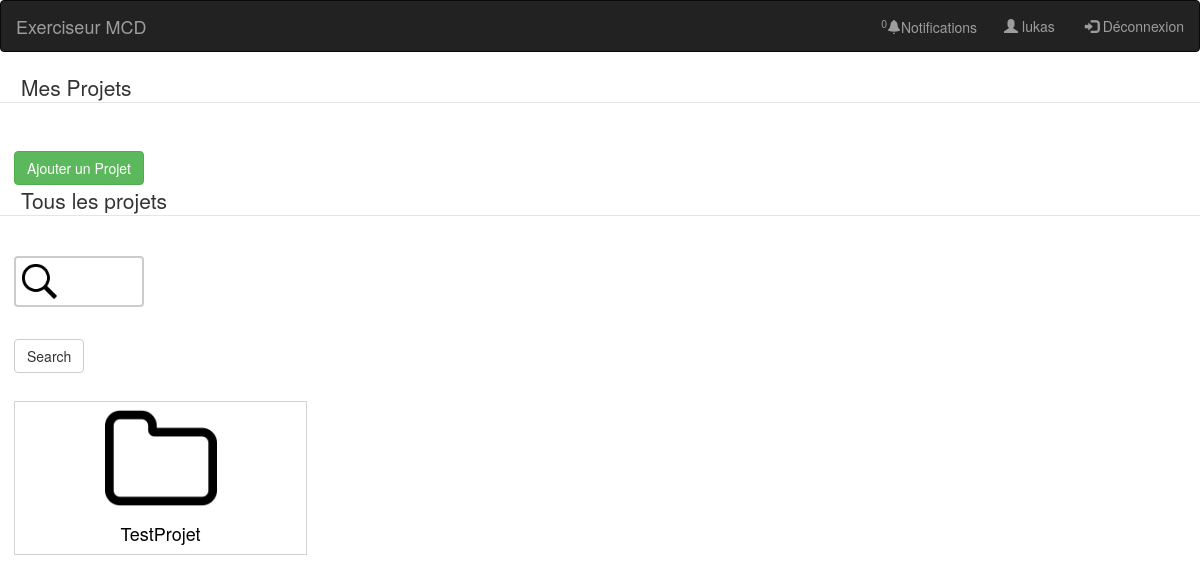
The page /projets/lukas/1/1 (signed in) on the database as committed earlier.
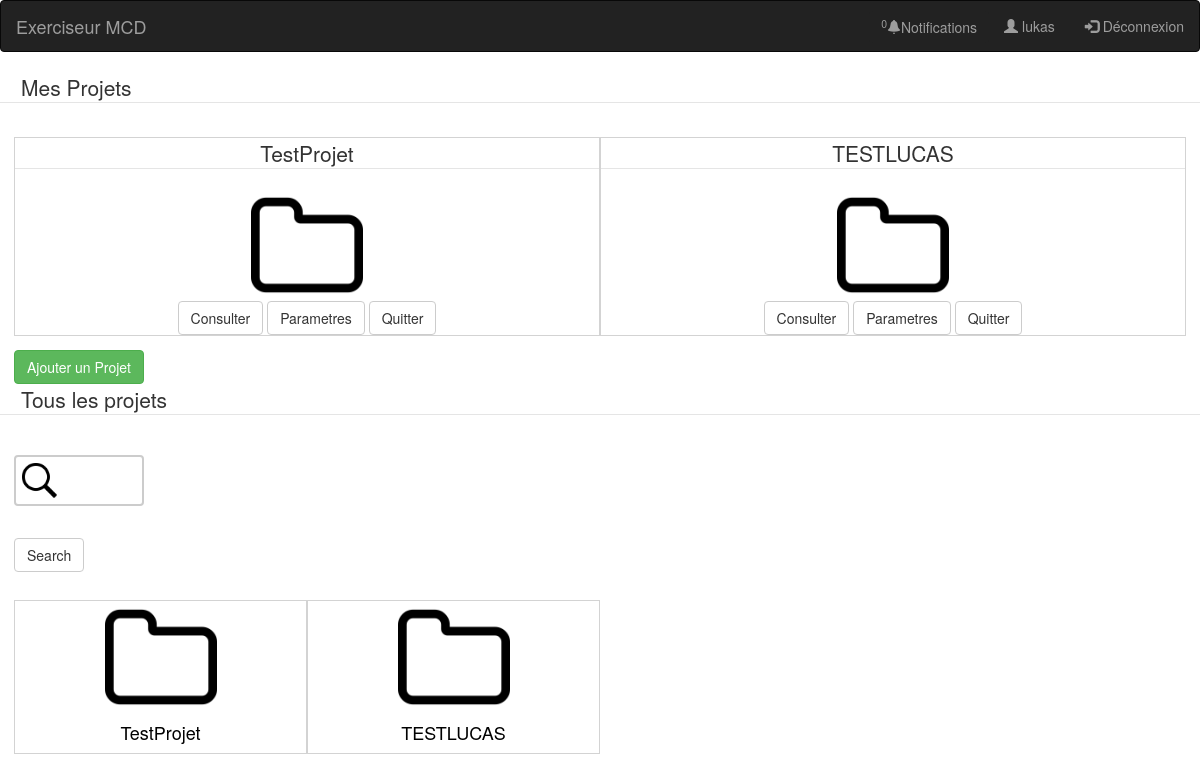
The same page on the database as committed later.
### projet/models.py (models this page shows, shortened)
class User(db.Model, UserMixin):
    prenom = db.Column(db.String(100))
    nom = db.Column(db.String(100))
    login = db.Column(db.String(100),primary_key=True)
    password = db.Column(db.String(100))
    mail = db.Column(db.String(100))
    image = db.Column(db.String(100))

class Projet(db.Model):
    id = db.Column(db.Integer, primary_key=True)
    nomProj = db.Column(db.String(100))
    nomMCD = db.Column(db.String(100))
    descProj = db.Column(db.String(500))
    mcd_textuel = db.Column(db.String(500))

### projet/views.py (the view)
@app.route("/projets/<string:username>/<int:n>/<int:i>",  methods=['GET', 'POST'])#accueil avec listes des projets de l'utilsateur et la liste de tous les projets de l'application
@login_required
def page_projets(username,n,i):
	proj=get_projet_user(username,i)
	projets=get_all_projets(n)
	droiteok=True
	if get_all_projets(n+1)==[]:
		droiteok=False
	droite2ok=True
	if get_projet_user(username,i+1)==[]:
		droite2ok=False
	search = SearchForm(request.form)
	if request.method == 'POST':
		return search_results(search,username)
	return render_template("accueil_projet.html",mesproj=proj,tousproj=projets,form=search,n=n,i=i,droite=droiteok,droite2=droite2ok,search=False,username=username,nbnotif=get_nb_notifications(username),notifs=get_notifications(username))

### projet/views.py
class SearchForm(Form):
	search = StringField('')

### projet/models.py (called while the page is built)
def get_nb_notifications(nom):
    return len(Notification.query.filter(Notification.destinataire==nom).all())

def get_notifications(nom):
    return Notification.query.filter(Notification.destinataire==nom).order_by(Notification.date.desc()).all()

@login_manager.user_loader
def load_user(login):
    return User.query.get(login)

def get_projet_user(username,n):
    p= Projet.query.join(Gerer).filter(Gerer.user_login==username).all()
    res=[]
    indice=0
    if len(p)<n*5-1:
        indice=len(p)
    else:
        indice=n*5-1
    if n==1:
        start=(n-1)*5
    else:
        start=(n-1)*5-1
    for i in range(start,indice):
        res.append(p[i])
    return res

def get_all_projets(n):
    p=Projet.query.all()
    res=[]
    indice=0
    if len(p)<n*5-1:
        indice=len(p)
    else:
        indice=n*5-n
    if n==1:
        start=(n-1)*5
    else:
        start=(n-1)*5-(n-1)
    for i in range(start,indice):
        res.append(p[i])
    return res

### projet/templates/accueil_projet.html (shortened to what this page needs)
{% extends "base_excerciseur.html" %}
{% block styles %}
{{ super() }}
  <link rel="stylesheet" href= "{{url_for('static',filename='accueil_projet.css') }}"/>
{% endblock %}
  {% block contain %}
  {% if current_user.login != username %}
    <h1>Vous n'avez pas le droit d'accéder à cette page</h1>
  {% else %}
  <fieldset>
    <legend>Mes Projets</legend>
    <section class="projets">
        {% for p in mesproj %}
        <div id="mesproj">
          <fieldset>
            <legend>{{p.nomProj}}</legend>
            <img src="{{url_for('static',filename='dossier.png')}}">
          </fieldset>
          <a href="{{ url_for('page_projet_perso',username = current_user.login,idProj=p.id) }}"><input class="btn btn-default" type="submit" value="Consulter"></a>
          <a href="{{url_for('parametresProj',username=current_user.login,nomProj=p.nomProj)}}"><input class="btn btn-default" type="submit" value="Parametres"></a>
          <a href="/projets/{{current_user.login}}/{{p.nomProj}}/quitter"><input class="btn btn-default" type="submit" value="Quitter"></a>
          </div>
        {% endfor %}
        </section>
        <a href="{{ url_for('add_projets', username=current_user.login) }}"><input class="btn btn-success" type="submit" value="Ajouter un Projet" id="ajoutproj"></a>
    </fieldset>
    <fieldset>
      <legend>Tous les projets</legend>
      {% from "_formhelpers.html" import render_field %}
      <div id=search>
      <form method=post>
      {{ render_field(form.search) }}
      <input class="btn btn-default" type=submit value=Search>
      </form>
      <section class="projets " id="pro">
        {% if search %}
        {% for i in range(tousproj|length) %}
        {% if i<(4) %}
        <div id="tousproj">
          <a href="{{url_for('description',username=current_user.login,nomProj=tousproj[i].nomProj)}}">
            <img src="{{url_for('static',filename='dossier.png')}}">
            <h4>{{tousproj[i].nomProj}}</h4>
          </a>
        </div>
        {% else %}
        <div id="tousproj" class="collapse" >
          <a href="{{url_for('description',username=current_user.login,nomProj=tousproj[i].nomProj)}}">
            <img src="{{url_for('static',filename='dossier.png')}}">
            <h4>{{tousproj[i].nomProj}}</h4>
          </a>
        </div>
        {% endif %}
        {% endfor %}
        {% else %}
        {% for p in tousproj %}
        <div id="tousproj">
          <a href="{{url_for('description',username=current_user.login,nomProj=p.nomProj)}}">
            <img src="{{url_for('static',filename='dossier.png')}}">
            <h4>{{p.nomProj}}</h4>
          </a>
        </div>
        {% endfor %}
        {% endif %}
      </section>
      </fieldset>
      {% endif %}
  {% endblock %}

### projet/templates/base_excerciseur.html (shortened to what this page needs)
<!DOCTYPE html>
<html>
<head>
{% block styles %}
    <link href="https://maxcdn.bootstrapcdn.com/bootstrap/3.3.7/css/bootstrap.min.css" rel="stylesheet">
    <link href="{{url_for('static',filename='base_exerciseur.css')}}" rel="stylesheet">
{% endblock %}
</head>
<body>
{% block navbar %}
<nav class="navbar navbar-inverse">
 <div class="container-fluid">
   <div class="navbar-header">
     <a href="/projets/{{username}}/1/1" class="navbar-brand">Exerciseur MCD</a>
   </div>
   <ul class="nav navbar-nav navbar-right">
     <li><button  class="btn btn-default " data-toggle="dropdown" aria-haspopup="true" aria-expanded="true" id="notif">Notifications></button>
     </li>
     <li><a href="{{url_for('accueil_compte')}}"><span class="glyphicon glyphicon-user"></span> {{current_user.login}}</a></li>
      <li><a href="{{url_for('deconnexion')}}"><span class="glyphicon glyphicon-log-in"></span> Déconnexion</a></li>
   </ul>
 </div>
</nav>
{% endblock %}
{% block contain %}
{% endblock %}
</body>
</html>

### projet/templates/_formhelpers.html (shortened to what this page needs)
{% macro render_field(field) %}
    <dt>{{ field.label }}
    <dd>{{ field(**kwargs)|safe }}
    </dd>
{% endmacro %}

### projet/static/base_exerciseur.css (style rules this page uses)
#notif { margin-top: 0.7em; font-family: "Helvetica Neue",Helvetica,Arial,sans-serif; font-size: 14px; line-height: 1.42857143; color: #9D9D9D; background-color: #222222; border-style: none; }

### projet/static/accueil_projet.css (style rules this page uses)
.projets { margin: 1em; display: flex; }
body>fieldset>legend { margin-top: 1em; padding-left: 1em; }
img { width:8em; }
a, a:hover { color:black; text-decoration:none; }
#mesproj,#tousproj { border-style:solid; border-width:0.1em; border-color: lightgrey; text-align: center; flex:1 1 25%; }
#ajoutproj { margin-left: 1em; }
#search>form>dd>input[type=text] { color:black; margin-bottom: 2em; width: 130px; box-sizing: border-box; border: 2px solid #ccc; border-radius: 4px; font-size: 16px; background-color: white; background-image: url('./images/search.png'); background-size: contain; background-position: 0px 0px; background-repeat: no-repeat; padding: 12px 20px 12px 40px; -webkit-transition: width 0.4s ease-in-out; transition: width 0.4s ease-in-out; }
#tousproj { flex:0 0 25%; margin-top: 1em; }
button { margin-left: 1em; }
form { margin-left:1em; }

Rows that differ between the two databases and show on the page:
now on one of the page's lists (row unchanged): Projet: nomProj "TestProjet"
added Projet: nomProj "TESTLUCAS"
